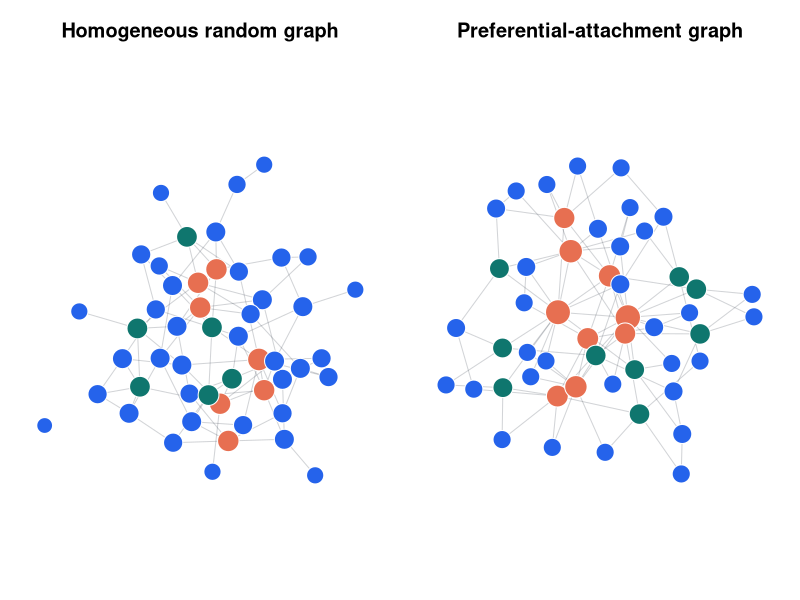
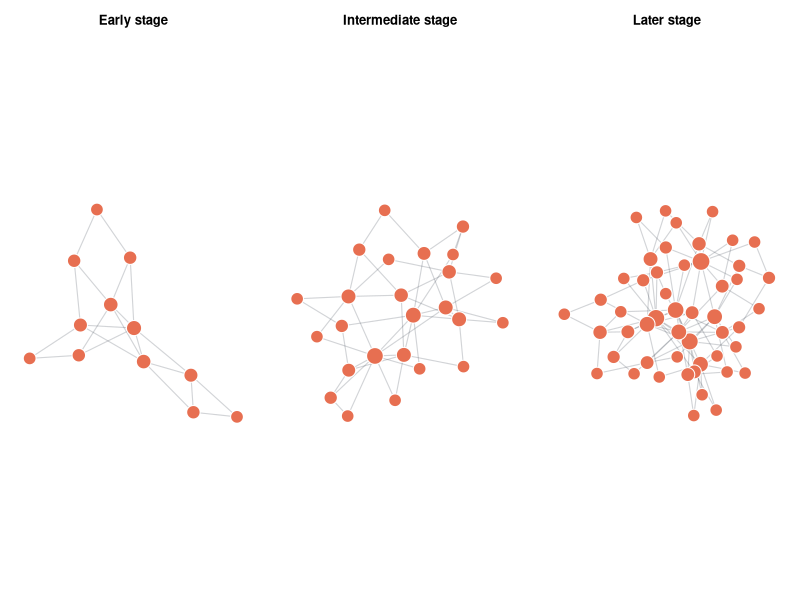
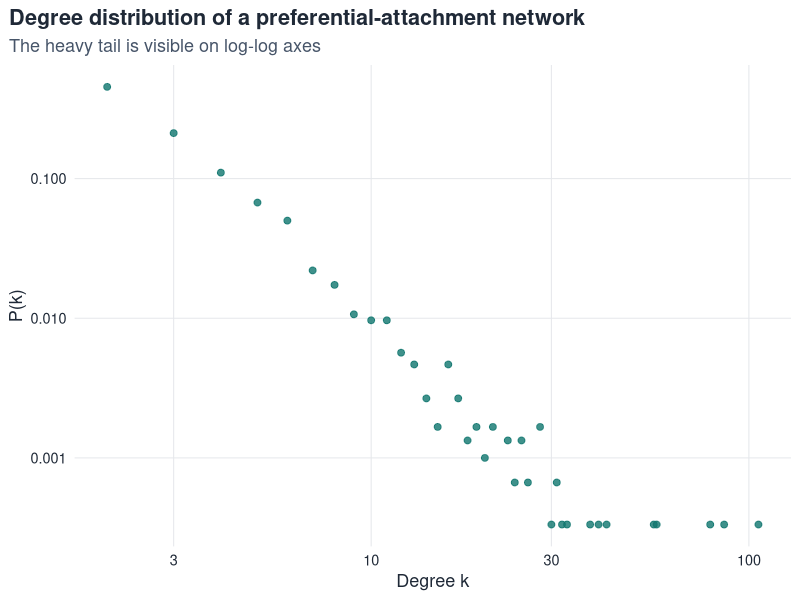
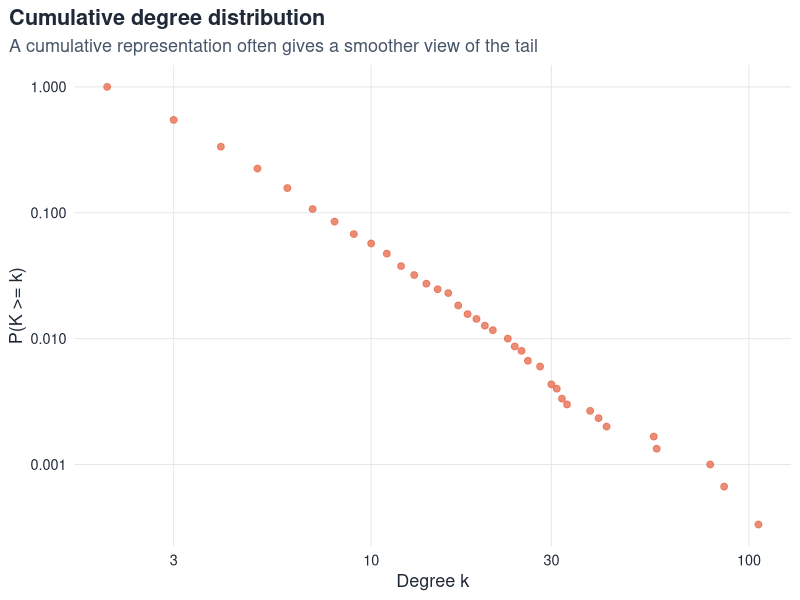
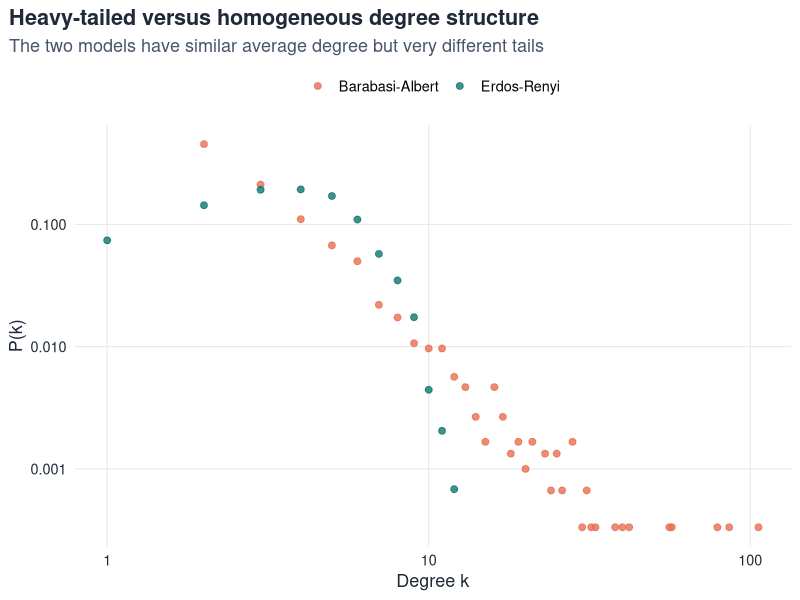

These charts were generated, in order, by the following R code:
## ---- chunk 1
#| label: chapter-setup-scalefree
#| include: false

library(igraph)
library(dplyr)
library(ggplot2)
library(tidyr)
library(purrr)

course_cols <- list(
  teal  = "#0F766E",
  blue  = "#2563EB",
  gold  = "#F59E0B",
  coral = "#E76F51",
  ink   = "#1F2937",
  grid  = "#E5E7EB"
)

theme_set(
  theme_minimal(base_size = 13) +
    theme(
      plot.title.position = "plot",
      panel.grid.minor = element_blank(),
      panel.grid.major.x = element_line(color = course_cols$grid, linewidth = 0.35),
      panel.grid.major.y = element_line(color = course_cols$grid, linewidth = 0.35),
      axis.title = element_text(color = course_cols$ink),
      axis.text = element_text(color = course_cols$ink),
      plot.title = element_text(face = "bold", color = course_cols$ink),
      plot.subtitle = element_text(color = "#475569"),
      legend.position = "top"
    )
)

set.seed(2040)
## ---- chunk 2
#| label: heterogeneous-vs-homogeneous
#| echo: false
#| fig-cap: "A comparison between a homogeneous random graph and a heterogeneous preferential-attachment graph with approximately similar average degree."

g_er <- sample_gnp(n = 50, p = 0.08, directed = FALSE, loops = FALSE)
g_ba <- sample_pa(n = 50, power = 1, m = 2, directed = FALSE)

plot_degree_colored <- function(g, main_text) {
  deg <- degree(g)
  brks <- quantile(deg, probs = c(0, 0.5, 0.8, 1), na.rm = TRUE)
  brks[1] <- brks[1] - 1e-8
  cols <- cut(
    deg,
    breaks = unique(brks),
    include.lowest = TRUE,
    labels = c(course_cols$blue, course_cols$teal, course_cols$coral)[seq_len(length(unique(brks)) - 1)]
  )

  plot(
    g,
    layout = layout_with_fr(g),
    vertex.size = 8 + 2.2 * sqrt(deg + 1),
    vertex.color = as.character(cols),
    vertex.frame.color = "white",
    vertex.label = NA,
    edge.color = scales::alpha(course_cols$ink, 0.20),
    edge.width = 1.0,
    main = main_text
  )
}

old_par <- par(no.readonly = TRUE)
par(mfrow = c(1, 2), mar = c(1, 1, 3, 1))

plot_degree_colored(g_er, "Homogeneous random graph")
plot_degree_colored(g_ba, "Preferential-attachment graph")

par(old_par)
## ---- chunk 3
#| label: ba-growth-snapshots
#| echo: false
#| fig-cap: "Growth of a preferential-attachment network. Older highly connected vertices begin to dominate as the network expands."

g1 <- sample_pa(n = 12, power = 1, m = 2, directed = FALSE)
g2 <- sample_pa(n = 25, power = 1, m = 2, directed = FALSE)
g3 <- sample_pa(n = 50, power = 1, m = 2, directed = FALSE)

plot_ba_growth <- function(g, main_text) {
  deg <- degree(g)
  plot(
    g,
    layout = layout_with_fr(g),
    vertex.size = 8 + 2.5 * sqrt(deg + 1),
    vertex.color = course_cols$coral,
    vertex.frame.color = "white",
    vertex.label = NA,
    edge.color = scales::alpha(course_cols$ink, 0.20),
    edge.width = 1.1,
    main = main_text
  )
}

old_par <- par(no.readonly = TRUE)
par(mfrow = c(1, 3), mar = c(1, 1, 3, 1))

plot_ba_growth(g1, "Early stage")
plot_ba_growth(g2, "Intermediate stage")
plot_ba_growth(g3, "Later stage")

par(old_par)
## ---- chunk 4
#| label: ba-degree-distribution-data

set.seed(2040)

n_ba <- 3000
m_ba <- 2

g_ba_large <- sample_pa(n = n_ba, power = 1, m = m_ba, directed = FALSE)
deg_ba <- degree(g_ba_large)

deg_tbl <- tibble(k = deg_ba) |>
  count(k, name = "count") |>
  filter(k > 0) |>
  mutate(
    prob = count / sum(count)
  )

deg_tbl
## ---- chunk 5
#| label: ba-degree-distribution-plot
#| fig-cap: "Empirical degree distribution of a Barabási--Albert network on log-log axes."

ggplot(deg_tbl, aes(x = k, y = prob)) +
  geom_point(color = course_cols$teal, size = 2.0, alpha = 0.8) +
  scale_x_log10() +
  scale_y_log10() +
  labs(
    title = "Degree distribution of a preferential-attachment network",
    subtitle = "The heavy tail is visible on log-log axes",
    x = "Degree k",
    y = "P(k)"
  )
## ---- chunk 6
#| label: ba-cumulative-distribution
#| echo: false
#| fig-cap: "Empirical cumulative degree distribution of a Barabási--Albert network on log-log axes."

cum_tbl <- deg_tbl |>
  arrange(desc(k)) |>
  mutate(
    ccdf = cumsum(prob)
  ) |>
  arrange(k)

ggplot(cum_tbl, aes(x = k, y = ccdf)) +
  geom_point(color = course_cols$coral, size = 2.0, alpha = 0.8) +
  scale_x_log10() +
  scale_y_log10() +
  labs(
    title = "Cumulative degree distribution",
    subtitle = "A cumulative representation often gives a smoother view of the tail",
    x = "Degree k",
    y = "P(K >= k)"
  )
## ---- chunk 7
#| label: ba-vs-er-comparison
#| echo: false
#| fig-cap: "Degree distributions of a Barabási--Albert graph and an Erdős--Rényi graph with approximately matched average degree."

p_match <- (2 * m_ba) / (n_ba - 1)
g_er_match <- sample_gnp(n = n_ba, p = p_match, directed = FALSE, loops = FALSE)
deg_er <- degree(g_er_match)

er_tbl <- tibble(k = deg_er) |>
  count(k, name = "count") |>
  filter(k > 0) |>
  mutate(prob = count / sum(count),
         model = "Erdos-Renyi")

ba_tbl <- tibble(k = deg_ba) |>
  count(k, name = "count") |>
  filter(k > 0) |>
  mutate(prob = count / sum(count),
         model = "Barabasi-Albert")

compare_tbl <- bind_rows(ba_tbl, er_tbl)

ggplot(compare_tbl, aes(x = k, y = prob, color = model)) +
  geom_point(size = 2.0, alpha = 0.8) +
  scale_x_log10() +
  scale_y_log10() +
  scale_color_manual(values = c("Barabasi-Albert" = course_cols$coral, "Erdos-Renyi" = course_cols$teal)) +
  labs(
    title = "Heavy-tailed versus homogeneous degree structure",
    subtitle = "The two models have similar average degree but very different tails",
    x = "Degree k",
    y = "P(k)",
    color = NULL
  )
